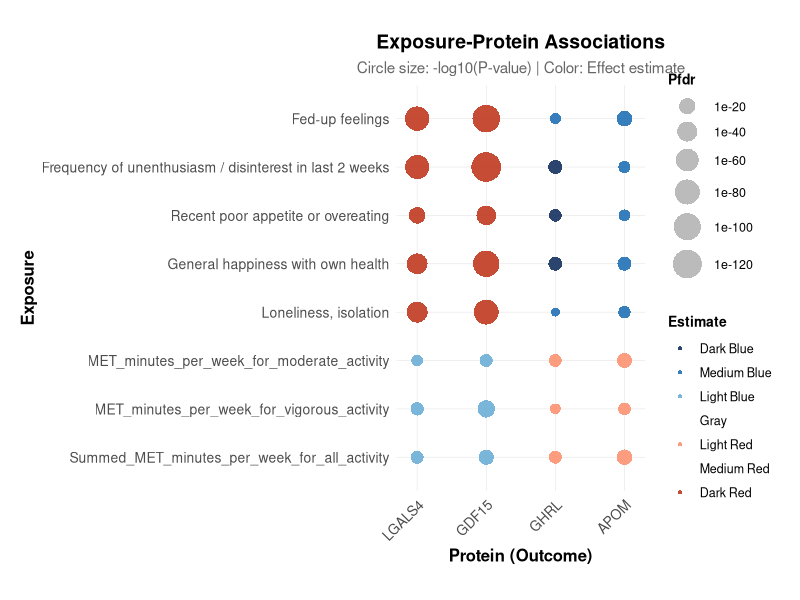
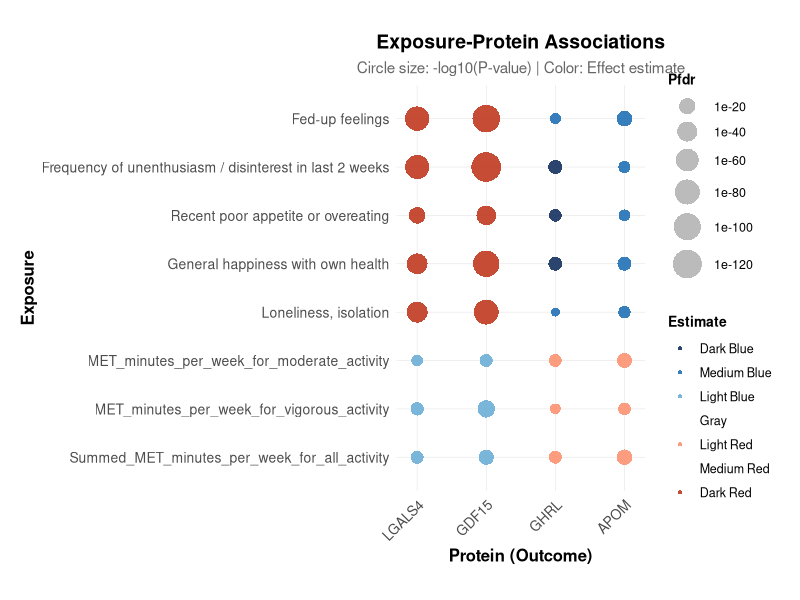

Write R code to recreate these figures, in order.
# =============================
# 1. Load required libraries
# =============================
library(readxl)
library(ggplot2)
library(tidyr)
library(dplyr)
library(stringr)

# =============================
# 2. Read data
# =============================
phewas_data <- read_excel("./data/data-F6.xlsx", sheet = "Sheet1")

# =============================
# 3. Filter categories
# =============================
phewas_data <- subset(
  phewas_data,
  Category %in% c("Food intake", "Lifestyles", "Psychosocial factors")
)

# =============================
# 4. Remove specified exposures
# =============================
strings_to_remove <- c(
  "No, I have not had this happen to me",
  "Above_moderate_vigorous_walking_recommendation",
  "Leisure_social_activities_binary",
  "Liking for taking the stairs",
  "Recent feelings of tiredness or low energy",
  "Difficulty with being emotionally affected by health problems",
  "Difficulty with standing for long periods",
  "Difficulty with doing your day-to-day work",
  "Frequency of depressed mood in last 2 weeks",
  "Difficulty with walking a long distance",
  "Difficulty with taking care of household responsibilities",
  "Frequency of tiredness / lethargy in last 2 weeks",
  "Difficulty with washing whole body",
  "Difficulty with getting dressed",
  "Health satisfaction"
)

phewas_data <- phewas_data %>%
  filter(!str_detect(exprosure1, paste(strings_to_remove, collapse = "|")))

# =============================
# 5. FDR correction
# =============================
phewas_data <- phewas_data %>%
  group_by(outcome) %>%
  mutate(fdr_2 = p.adjust(pvalue, method = "fdr")) %>%
  ungroup()

# =============================
# 6. Filter target exposures
# =============================
target_exposures <- c(
  "Fed-up feelings",
  "Frequency of unenthusiasm / disinterest in last 2 weeks",
  "Recent poor appetite or overeating",
  "General happiness with own health",
  "Loneliness, isolation",
  "MET_minutes_per_week_for_moderate_activity",
  "MET_minutes_per_week_for_vigorous_activity",
  "Summed_MET_minutes_per_week_for_all_activity"
)

filtered_data <- phewas_data[phewas_data$exprosure1 %in% target_exposures, ]
filtered_data$fdr_2 <- as.numeric(filtered_data$fdr_2)

filtered_data <- filtered_data %>%
  mutate(
    neg_log10_pval = -log10(fdr_2),
    point_size = neg_log10_pval
  )

# =============================
# 7. Create color groups
# =============================
filtered_data <- filtered_data %>%
  mutate(
    color_group = case_when(
      estimate < -0.05 ~ "Dark Blue",
      estimate >= -0.05 & estimate < -0.01 ~ "Medium Blue",
      estimate >= -0.01 & estimate < 0 ~ "Light Blue",
      estimate == 0 ~ "Gray",
      estimate > 0 & estimate <= 0.01 ~ "Light Red",
      estimate > 0.01 & estimate <= 0.05 ~ "Medium Red",
      estimate > 0.05 ~ "Dark Red"
    ),
    color_group = factor(
      color_group,
      levels = c(
        "Dark Blue", "Medium Blue", "Light Blue",
        "Gray", "Light Red", "Medium Red", "Dark Red"
      )
    )
  )

# =============================
# 8. Set factor levels
# =============================
filtered_data$outcome <- factor(
  filtered_data$outcome,
  levels = c("LGALS4", "GDF15", "GHRL", "APOM")
)

filtered_data$exprosure1 <- factor(
  filtered_data$exprosure1,
  levels = c(
    "Summed_MET_minutes_per_week_for_all_activity",
    "MET_minutes_per_week_for_vigorous_activity",
    "MET_minutes_per_week_for_moderate_activity",
    "Loneliness, isolation",
    "General happiness with own health",
    "Recent poor appetite or overeating",
    "Frequency of unenthusiasm / disinterest in last 2 weeks",
    "Fed-up feelings"
  )
)

# =============================
# 9. Plot
# =============================
p <- ggplot(filtered_data, aes(x = outcome, y = exprosure1)) +
  geom_point(
    aes(size = neg_log10_pval, fill = color_group),
    shape = 21,
    color = "white",
    stroke = 0,
    alpha = 0.9
  ) +
  theme_minimal() +
  theme(
    panel.grid.major = element_line(color = "gray90", linewidth = 0.2),
    panel.grid.minor = element_line(color = "gray95", linewidth = 0.1),
    panel.background = element_rect(fill = "white", color = NA),
    axis.text.x = element_text(angle = 45, hjust = 1, vjust = 1, size = 10),
    axis.text.y = element_text(size = 10),
    axis.title = element_text(size = 12, face = "bold"),
    plot.title = element_text(hjust = 0.5, face = "bold", size = 14),
    plot.subtitle = element_text(hjust = 0.5, size = 11, color = "gray40"),
    legend.title = element_text(face = "bold", size = 10),
    legend.text = element_text(size = 9),
    legend.position = "right",
    legend.box = "vertical",
    plot.margin = margin(15, 15, 15, 15)
  ) +
  scale_fill_manual(
    values = c(
      "Dark Blue" = "#16315E",
      "Medium Blue" = "#2171B5",
      "Light Blue" = "#6BAED6",
      "Gray" = "#D3D3D3",
      "Light Red" = "#FC9272",
      "Medium Red" = "#EF3B2C",
      "Dark Red" = "#C13920"
    ),
    name = "Estimate",
    drop = FALSE
  ) +
  scale_size_continuous(
    range = c(3, 10),
    breaks = function(x) {
      pretty_range <- pretty(x, n = 5)
      pretty_range[pretty_range > 0]
    },
    labels = function(x) {
      sapply(x, function(val) {
        if (val <= 0) return("")
        format(10^(-val), scientific = TRUE, digits = 1)
      })
    },
    name = "Pfdr",
    guide = guide_legend(override.aes = list(fill = "gray70"))
  ) +
  labs(
    x = "Protein (Outcome)",
    y = "Exposure",
    title = "Exposure-Protein Associations",
    subtitle = "Circle size: -log10(P-value) | Color: Effect estimate"
  ) +
  coord_fixed(ratio = 0.7) +
  scale_x_discrete(expand = expansion(mult = 0.1)) +
  scale_y_discrete(expand = expansion(mult = 0.1))

print(p)

# =============================
# 10. Save figure
# =============================
ggsave(
  "./results/dot_plot.pdf",
  plot = p,
  width = 8,
  height = 2,
  dpi = 300
)
